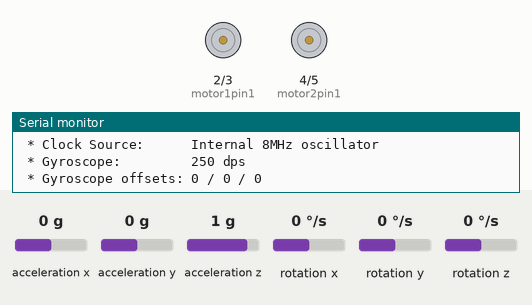
Simulated run of this sketch. Board: Arduino Uno, built with avr-gcc and run on an emulated ATmega328P. Parts: motor-driver pin pairs drawn as motors (green arrow = first pin HIGH = forward, orange = second pin HIGH = backward, longer = more drive), the last lines printed to the serial monitor. Inputs (shaded band) come from the test bench; at power-on: rotation y 0 °/s, acceleration x 0 g, acceleration y 0 g, acceleration z 1 g, rotation x 0 °/s, rotation z 0 °/s.

Above: at 1.2 s.
1.3 s: rotation y set to -97 °/s
2.8 s: rotation y set to -108 °/s
At 4.0 s:
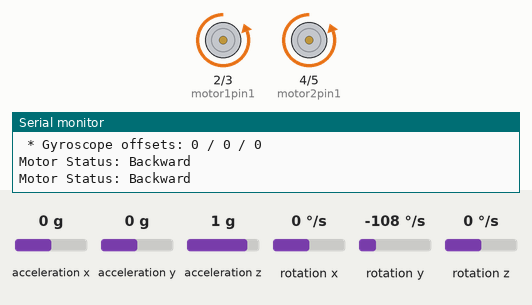
4.3 s: rotation y set to 93 °/s
6.0 s: rotation y set to 105 °/s
At 7.6 s:
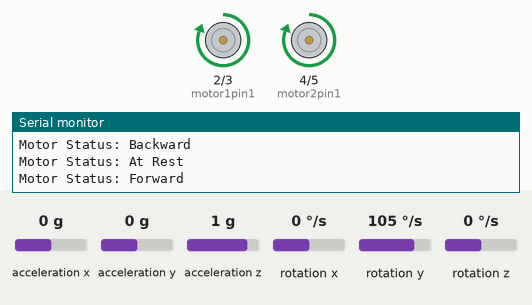
8.5 s: rotation y set to -192 °/s
At 11.2 s:
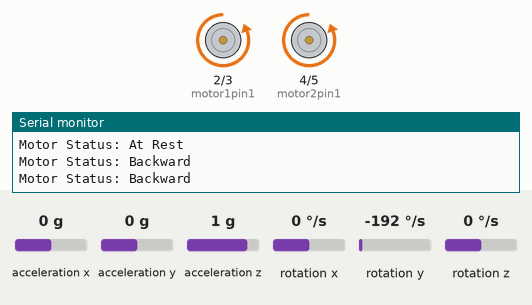
11.5 s: rotation y set to 192 °/s
At 13.7 s:
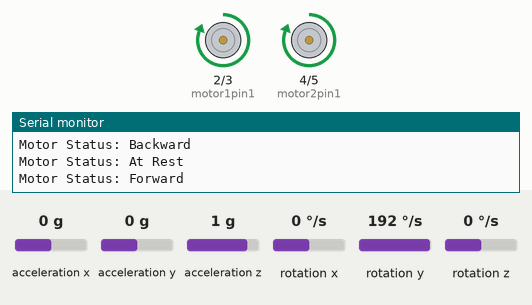
Timing chart, 0 to 15.2 s (numbered marks = the images above; inputs shaded):
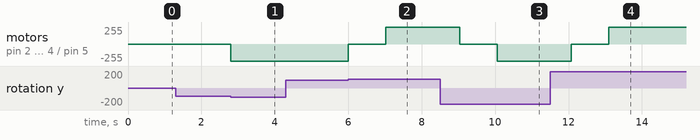

The sketch:

motor_control_test.ino
```cpp
#include <Wire.h>
#include <MPU6050.h>

// Define digital pins for each motor
int motor1pin1 = 2;
int motor1pin2 = 3;
int motor2pin1 = 4;
int motor2pin2 = 5;

// [UNUSED] Define pins for speed control
// int motor1_PWM= 9;
// int motor2_PWM= 10;

// Define variable for MPU6050
MPU6050 mpu;

void setup() {
  Serial.begin(115200);

  // Initialize MPU6050
  Serial.println("Initialize MPU6050");
  while(!mpu.begin(MPU6050_SCALE_2000DPS, MPU6050_RANGE_2G))
  {
    Serial.println("Could not find a valid MPU6050 sensor, check wiring!");
    delay(500);
  }

  // [OPTIONAL] Set gyroscope offsets
  // mpu.setGyroOffsetX(0);
  // mpu.setGyroOffsetY(0);
  // mpu.setGyroOffsetZ(0);

  mpu.calibrateGyro(); // Calibrate gyroscope while at rest.

  mpu.setThreshold(3); // Set threshold sensivty

  checkSettings();

  pinMode(motor1pin1, OUTPUT);
  pinMode(motor1pin2, OUTPUT);

  pinMode(motor2pin1, OUTPUT);
  pinMode(motor2pin2, OUTPUT);

  // pinMode(motor1_PWM, OUTPUT);
  // pinMode(motor2_PWM, OUTPUT);
}

void checkSettings()
{
  Serial.println();

  Serial.print(" * Sleep Mode:        ");
  Serial.println(mpu.getSleepEnabled() ? "Enabled" : "Disabled");

  Serial.print(" * Clock Source:      ");
  switch(mpu.getClockSource())
  {
    case MPU6050_CLOCK_KEEP_RESET:     Serial.println("Stops the clock and keeps the timing generator in reset"); break;
    case MPU6050_CLOCK_EXTERNAL_19MHZ: Serial.println("PLL with external 19.2MHz reference"); break;
    case MPU6050_CLOCK_EXTERNAL_32KHZ: Serial.println("PLL with external 32.768kHz reference"); break;
    case MPU6050_CLOCK_PLL_ZGYRO:      Serial.println("PLL with Z axis gyroscope reference"); break;
    case MPU6050_CLOCK_PLL_YGYRO:      Serial.println("PLL with Y axis gyroscope reference"); break;
    case MPU6050_CLOCK_PLL_XGYRO:      Serial.println("PLL with X axis gyroscope reference"); break;
    case MPU6050_CLOCK_INTERNAL_8MHZ:  Serial.println("Internal 8MHz oscillator"); break;
  }

  Serial.print(" * Gyroscope:         ");
  switch(mpu.getScale())
  {
    case MPU6050_SCALE_2000DPS:        Serial.println("2000 dps"); break;
    case MPU6050_SCALE_1000DPS:        Serial.println("1000 dps"); break;
    case MPU6050_SCALE_500DPS:         Serial.println("500 dps"); break;
    case MPU6050_SCALE_250DPS:         Serial.println("250 dps"); break;
  }

  Serial.print(" * Gyroscope offsets: ");
  Serial.print(mpu.getGyroOffsetX());
  Serial.print(" / ");
  Serial.print(mpu.getGyroOffsetY());
  Serial.print(" / ");
  Serial.println(mpu.getGyroOffsetZ());

  Serial.println();
}

void syncMotors(void)
/* This function causes motor2 to move in the same direction as motor1 */
{
  digitalWrite(motor2pin1, digitalRead(motor1pin1));
  digitalWrite(motor2pin2, digitalRead(motor1pin2));

  // Output Motor Status
  Serial.print("\nMotor Status: ");
  if (digitalRead(motor1pin1) == 1 && digitalRead(motor1pin2) == 0)
  {
    Serial.print("Forward");
  }
  else if (digitalRead(motor1pin1) == 0 && digitalRead(motor1pin2) == 1)
  {
    Serial.print("Backward");
  }
  else
  {
    Serial.print("At Rest");
  }

  delay(1000); // 1 second time delay between inputs
}

void moveForward(void)
/* This function moves the object forward if at rest and stops it if it's moving backward */
{
  if (digitalRead(motor1pin1) == LOW && digitalRead(motor1pin2) == LOW) // Move forward if at rest
  {
    digitalWrite(motor1pin1, HIGH);
    digitalWrite(motor1pin2, LOW);
  }
  else if (digitalRead(motor1pin1) == LOW && digitalRead(motor1pin2) == HIGH) // Stop if moving backward
  {
    digitalWrite(motor1pin1, LOW);
    digitalWrite(motor1pin2, LOW);
  }
  syncMotors();
}

void moveBackward(void)
/* This function moves the object backward if at rest and stops it if it's moving forward */
{
  if (digitalRead(motor1pin1) == LOW && digitalRead(motor1pin2) == LOW) // Move backward if at rest
  {
    digitalWrite(motor1pin1, LOW);
    digitalWrite(motor1pin2, HIGH);
  }
  else if (digitalRead(motor1pin1) == HIGH) // Stop if moving forward
  {
    digitalWrite(motor1pin1, LOW);
    digitalWrite(motor1pin2, LOW);
  }
  syncMotors();
}

void loop()
{
  // Read raw/normalized accel/gyro data and print to serial monitor
  Vector Gyro = mpu.readNormalizeGyro();
  float X = Gyro.XAxis, Y = Gyro.YAxis, Z = Gyro.ZAxis;

  // Motor Control
  if (Y > 100)
  {
    moveForward();
  }
  else if (Y < -100)
  {
    moveBackward();
  }

  delay(10); // 10 ms time delay
}
```

Measured:
- the behaviour switches between -100 and -101 °/s on rotation y (found by bisection; images 0 and 1)
- the behaviour switches between 100 and 101 °/s on rotation y (found by bisection; images 1 and 2)
- after the input at 1.3 s, every drawn part: stays the same
- after the input at 2.8 s, motor on pin 2 (motor1pin1) / pin 3 (motor1pin2), motor on pin 4 (motor2pin1) / pin 5 (motor2pin2): stopped → backward 255/255 at once
- after the input at 4.3 s, every drawn part: stays the same
- after the input at 6.0 s, motor on pin 2 (motor1pin1) / pin 3 (motor1pin2), motor on pin 4 (motor2pin1) / pin 5 (motor2pin2): backward 255/255 → stopped at once, → forward 255/255 1.0 s later
- after the input at 8.5 s, motor on pin 2 (motor1pin1) / pin 3 (motor1pin2), motor on pin 4 (motor2pin1) / pin 5 (motor2pin2): forward 255/255 → stopped after 0.54 s, → backward 255/255 1.0 s later
- after the input at 11.5 s, motor on pin 2 (motor1pin1) / pin 3 (motor1pin2), motor on pin 4 (motor2pin1) / pin 5 (motor2pin2): backward 255/255 → stopped after 0.58 s, → forward 255/255 1.0 s later
